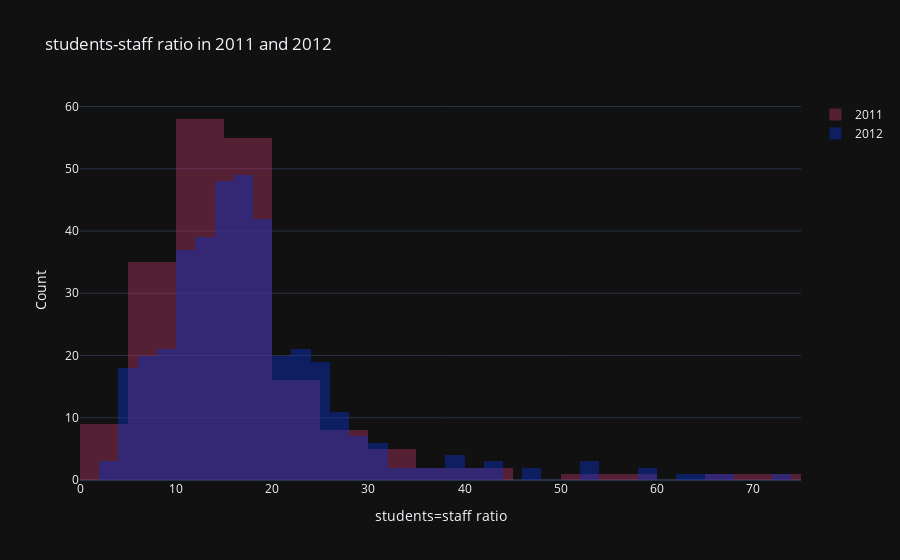

The notebook cell saved with this chart:
### Code cell
trace1 = go.Histogram(x=x2011, opacity=0.75, name='2011', marker=dict(color='rgba(171, 50, 96, 0.6)'))
trace2 = go.Histogram(x=x2012, opacity=0.75, name='2012', marker=dict(color='rgba(12, 50, 196, 0.6)'))

data = [trace1, trace2]
layout = go.Layout(barmode='overlay', title=' students-staff ratio in 2011 and 2012',
                   xaxis=dict(title='students=staff ratio'), yaxis=dict(title='Count'))
fig = go.Figure(data=data, layout=layout)
iplot(fig)

### Figure 1 — Plotly figure (JSON) as saved in the notebook; plotly's stock layout.template omitted (floating-point values rounded to 4 significant figures; data arrays with more than 128 entries replaced by an {"elided": "..."} marker saying what was removed)
{"data": [{"marker": {"color": "rgba(171, 50, 96, 0.6)"}, "name": "2011", "opacity": 0.75, "x": {"elided": "200 float values"}, "type": "histogram"}, {"marker": {"color": "rgba(12, 50, 196, 0.6)"}, "name": "2012", "opacity": 0.75, "x": {"elided": "402 float values"}, "type": "histogram"}], "layout": {"barmode": "overlay", "title": {"text": " students-staff ratio in 2011 and 2012"}, "xaxis": {"title": {"text": "students=staff ratio"}}, "yaxis": {"title": {"text": "Count"}}}}
